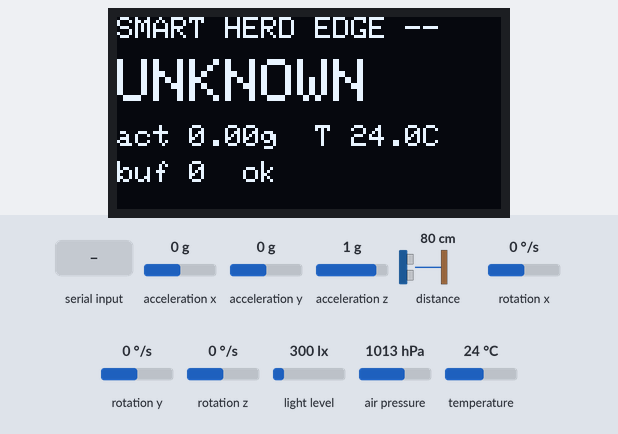
Simulated run of this sketch. Board: ESP32. Parts: 128×64 one-colour display. The inputs (shaded band) are chosen by the test bench; at power-on: acceleration x 0 g, acceleration y 0 g, acceleration z 1 g, distance to the obstacle 80 cm, rotation x 0 °/s, rotation y 0 °/s, rotation z 0 °/s, light level 300 lx, air pressure 1013 hPa, temperature 24 °C. Nothing arrives over Bluetooth unless stated; a phone connects over Bluetooth LE 3 s after start; what the sketch prints to the serial monitor is not drawn.

Above: at 3.3 s.
3.4 s: "r" received over Serial
At 13.3 s:
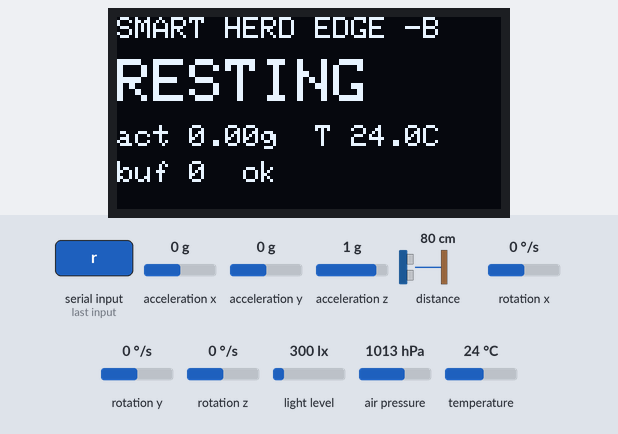
Timing chart, 0 to 13.6 s (numbered marks = the images above; inputs shaded):
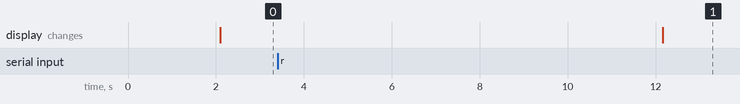

The sketch:

smart_herd_edge.ino
```cpp
// Smart Herd Edge - MYOSA collar firmware (v3)
//
// What changed from v2: v2 streamed every raw reading to the cloud every ~2 s
// and left all interpretation to the dashboard. v3 validates every sample on
// the collar, samples the IMU at 20 Hz, classifies behaviour locally
// (edge_core.h) and sends one compact summary per minute, plus immediate
// alerts. Wi-Fi/MQTT and BLE both carry the same payloads; summaries are
// buffered while offline and replayed with their original timestamps.
//
// Hardware (existing MYOSA kit): ESP32 motherboard, MPU6050 accel/gyro,
// BMP180 pressure/temperature, APDS9960 light/proximity, 0.96" SSD1306 OLED.
//
// Board: "ESP32 Dev Module", Partition Scheme: "Huge APP (3MB No OTA)"
// Serial commands (115200): c = re-calibrate standing posture, r = toggle raw debug

#include <Wire.h>
#include <WiFi.h>
#include <time.h>
#include <PubSubClient.h>
#include <Adafruit_MPU6050.h>
#include <Adafruit_BMP085.h>
#include <SparkFun_APDS9960.h>
#include <Adafruit_SSD1306.h>
#include <BLEDevice.h>
#include <BLEServer.h>
#include <BLE2902.h>

#include "config.h"
#include "edge_core.h"

// Nordic-UART-style service so any BLE terminal app can read the collar.
#define BLE_SERVICE_UUID "6e400001-b5a3-f393-e0a9-e50e24dcca9e"
#define BLE_TX_UUID      "6e400003-b5a3-f393-e0a9-e50e24dcca9e"

static Adafruit_MPU6050 mpu;
static Adafruit_BMP085 bmp;
static SparkFun_APDS9960 apds;
static Adafruit_SSD1306 oled(128, 64, &Wire, -1);
static WiFiClient wifi;
static PubSubClient mqtt(wifi);
static BLECharacteristic* bleTx = nullptr;
static bool bleConnected = false;

static herd::EdgeEngine engine;
static bool haveMpu = false, haveBmp = false, haveApds = false, haveOled = false;
static float lastTemp = NAN, lastPressure = NAN, lastProx = NAN, lastLight = NAN;
static uint8_t lastState = herd::kUnknown;
static float lastOdba = 0;
static uint8_t lastAlerts = 0;
static bool rawDebug = false;

// ---- store-and-forward ring buffer -------------------------------------
struct Pending { uint32_t t_ms; char json[200]; };
static Pending offline[OFFLINE_SLOTS];
static uint16_t offHead = 0, offCount = 0;

static void bufferOffline(uint32_t t_ms, const char* json) {
  Pending& p = offline[(offHead + offCount) % OFFLINE_SLOTS];
  p.t_ms = t_ms;
  strncpy(p.json, json, sizeof(p.json) - 1);
  p.json[sizeof(p.json) - 1] = 0;
  if (offCount < OFFLINE_SLOTS) offCount++;
  else offHead = (offHead + 1) % OFFLINE_SLOTS;  // drop oldest
}

// ---- BLE ----------------------------------------------------------------
class BleCallbacks : public BLEServerCallbacks {
  void onConnect(BLEServer*) override { bleConnected = true; }
  void onDisconnect(BLEServer* s) override {
    bleConnected = false;
    s->getAdvertising()->start();
  }
};

static void setupBle() {
  BLEDevice::init(COLLAR_ID);
  BLEServer* server = BLEDevice::createServer();
  server->setCallbacks(new BleCallbacks());
  BLEService* svc = server->createService(BLE_SERVICE_UUID);
  bleTx = svc->createCharacteristic(BLE_TX_UUID, BLECharacteristic::PROPERTY_NOTIFY);
  bleTx->addDescriptor(new BLE2902());
  svc->start();
  server->getAdvertising()->addServiceUUID(BLE_SERVICE_UUID);
  server->getAdvertising()->start();
}

static void bleSend(const char* msg) {
  if (!bleConnected || !bleTx) return;
  bleTx->setValue((uint8_t*)msg, strlen(msg));
  bleTx->notify();
}

// ---- Wi-Fi / MQTT ---------------------------------------------------------
static bool wifiEnabled() { return strlen(WIFI_SSID) > 0; }

static bool mqttReady() {
  if (!wifiEnabled() || WiFi.status() != WL_CONNECTED) return false;
  if (mqtt.connected()) return true;
  static uint32_t lastTry = 0;
  if (millis() - lastTry < 5000) return false;
  lastTry = millis();
  return mqtt.connect(COLLAR_ID, TB_DEVICE_TOKEN, nullptr);
}

// Epoch milliseconds for a millis() timestamp, 0 if NTP time is unknown.
static uint64_t epochMs(uint32_t t_ms) {
  time_t now = time(nullptr);
  if (now < 1700000000) return 0;
  return (uint64_t)now * 1000ULL - (uint64_t)(millis() - t_ms);
}

static bool publishTelemetry(uint32_t t_ms, const char* valuesJson) {
  if (!mqttReady()) return false;
  char msg[300];
  uint64_t ts = epochMs(t_ms);
  if (ts) snprintf(msg, sizeof msg, "{\"ts\":%llu,\"values\":%s}", (unsigned long long)ts, valuesJson);
  else snprintf(msg, sizeof msg, "%s", valuesJson);
  return mqtt.publish("v1/devices/me/telemetry", msg);
}

static void flushOffline() {
  while (offCount && mqttReady()) {
    Pending& p = offline[offHead];
    if (!publishTelemetry(p.t_ms, p.json)) break;
    offHead = (offHead + 1) % OFFLINE_SLOTS;
    offCount--;
  }
}

// ---- OLED -----------------------------------------------------------------
static void drawOled() {
  if (!haveOled) return;
  oled.clearDisplay();
  oled.setTextColor(SSD1306_WHITE);
  oled.setTextSize(1);
  oled.setCursor(0, 0);
  oled.print("SMART HERD EDGE ");
  oled.print(WiFi.status() == WL_CONNECTED ? "W" : "-");
  oled.print(bleConnected ? "B" : "-");
  oled.setTextSize(2);
  oled.setCursor(0, 14);
  oled.print(herd::stateName(lastState));
  oled.setTextSize(1);
  oled.setCursor(0, 36);
  oled.printf("act %.2fg  T %.1fC", lastOdba, isnan(lastTemp) ? 0.0f : lastTemp);
  oled.setCursor(0, 48);
  if (lastAlerts) oled.printf("ALERT 0x%02X", lastAlerts);
  else oled.printf("buf %u  ok", offCount);
  oled.display();
}

// ---- sensors --------------------------------------------------------------
static void calibrateStanding() {
  // Average gravity over 2 s while the animal stands still at fitting time.
  if (!haveMpu) return;
  float s[3] = {0, 0, 0};
  int n = 0;
  for (uint32_t t0 = millis(); millis() - t0 < 2000; n++) {
    sensors_event_t a, g, tmp;
    mpu.getEvent(&a, &g, &tmp);
    s[0] += a.acceleration.x; s[1] += a.acceleration.y; s[2] += a.acceleration.z;
    delay(1000 / IMU_HZ);
  }
  engine.setReference(s[0] / n, s[1] / n, s[2] / n);
  Serial.printf("[cal] standing reference set from %d samples\n", n);
}

static void readEnvironment() {
  if (haveBmp) {
    lastTemp = bmp.readTemperature();
    lastPressure = bmp.readPressure() / 1000.0f;  // Pa -> kPa
  }
  if (haveApds) {
    uint16_t light;
    uint8_t prox;
    lastLight = apds.readAmbientLight(light) ? light : NAN;
    lastProx = apds.readProximity(prox) ? prox : NAN;
  }
}

static void handleWindow(const herd::WindowResult& w) {
  lastState = w.state;
  lastOdba = w.odba_g;
  if (w.alerts) {
    lastAlerts = w.alerts;
    char msg[160];
    snprintf(msg, sizeof msg, "{\"alert\":%u,\"st\":\"%s\",\"pk\":%.2f,\"tC\":%.1f}", w.alerts,
             herd::stateName(w.state), w.peak_g, w.temp_c);
    Serial.printf("[alert] %s\n", msg);
    bleSend(msg);
    if (!publishTelemetry(w.t_end_ms, msg)) bufferOffline(w.t_end_ms, msg);  // alerts are never dropped
  }
  Serial.printf("[win] %s odba=%.3fg posture=%.0fdeg valid=%u/%u z=%.1f\n", herd::stateName(w.state),
                w.odba_g, w.posture_deg, w.n_valid, w.n_total, w.z);
  drawOled();
}

void setup() {
  Serial.begin(115200);
  Wire.begin(I2C_SDA, I2C_SCL);
  Wire.setClock(400000);

  haveMpu = mpu.begin(0x68) || mpu.begin(0x69);
  if (haveMpu) {
    mpu.setAccelerometerRange(MPU6050_RANGE_4_G);  // matches the 4 g validity limit
    mpu.setGyroRange(MPU6050_RANGE_500_DEG);
    mpu.setFilterBandwidth(MPU6050_BAND_21_HZ);    // anti-alias for 20 Hz sampling
  }
  haveBmp = bmp.begin();
  haveApds = apds.init() && apds.enableLightSensor(false) && apds.enableProximitySensor(false);
  haveOled = oled.begin(SSD1306_SWITCHCAPVCC, 0x3C);
  Serial.printf("[boot] MPU6050=%d BMP180=%d APDS9960=%d OLED=%d\n", haveMpu, haveBmp, haveApds, haveOled);

  setupBle();
  if (wifiEnabled()) {
    WiFi.begin(WIFI_SSID, WIFI_PASSWORD);
    configTime(0, 0, "pool.ntp.org");
    mqtt.setServer(TB_HOST, TB_PORT);
    mqtt.setBufferSize(512);
  }
  readEnvironment();
  calibrateStanding();
  drawOled();
}

void loop() {
  static uint32_t nextImu = 0, nextEnv = 0;
  uint32_t now = millis();

  if (Serial.available()) {
    char c = Serial.read();
    if (c == 'c') calibrateStanding();
    if (c == 'r') rawDebug = !rawDebug;
  }

  if ((int32_t)(now - nextEnv) >= 0) {
    nextEnv = now + ENV_PERIOD_MS;
    readEnvironment();
  }

  if ((int32_t)(now - nextImu) >= 0) {
    nextImu = now + 1000 / IMU_HZ;
    herd::Sample s;
    s.t_ms = now;
    if (haveMpu) {
      sensors_event_t a, g, tmp;
      mpu.getEvent(&a, &g, &tmp);
      s.ax = a.acceleration.x; s.ay = a.acceleration.y; s.az = a.acceleration.z;
      s.gx = g.gyro.x * 57.29578f; s.gy = g.gyro.y * 57.29578f; s.gz = g.gyro.z * 57.29578f;  // rad/s -> deg/s
    } else {
      s.ax = s.ay = s.az = s.gx = s.gy = s.gz = NAN;  // engine flags this as a dropout
    }
    s.temp_c = lastTemp; s.pressure_kpa = lastPressure;
    s.proximity = lastProx; s.light = lastLight;
    if (rawDebug)
      Serial.printf("%lu,%.2f,%.2f,%.2f,%.1f,%.1f,%.1f,%.1f,%.2f,%.0f,%.0f\n", (unsigned long)now, s.ax, s.ay,
                    s.az, s.gx, s.gy, s.gz, s.temp_c, s.pressure_kpa, s.proximity, s.light);

    herd::WindowResult w;
    if (engine.push(s, &w)) handleWindow(w);

    herd::Summary sum;
    if (engine.popSummary(&sum, SUMMARY_PERIOD_MS)) {
      char json[200];
      herd::EdgeEngine::summaryJson(sum, json, sizeof json);
      Serial.printf("[summary] %s\n", json);
      bleSend(json);
      flushOffline();
      if (!publishTelemetry(sum.t_end_ms, json)) bufferOffline(sum.t_end_ms, json);
      lastAlerts = sum.alerts;
      drawOled();
    }
  }

  if (wifiEnabled()) mqtt.loop();
}
```

config.h
```cpp
// config.h - per-deployment settings for the Smart Herd Edge collar.
// Fill these in before flashing. Never commit real credentials.
#pragma once

// ---- Wi-Fi / ThingsBoard (leave WIFI_SSID empty for BLE-only operation) ----
#define WIFI_SSID          ""
#define WIFI_PASSWORD      ""
#define TB_HOST            "thingsboard.cloud"
#define TB_PORT            1883
#define TB_DEVICE_TOKEN    ""            // ThingsBoard device access token

// ---- Identity ----
#define COLLAR_ID          "herd-collar-01"

// ---- Sampling ----
#define IMU_HZ             20            // MPU6050 sampling rate fed to the edge engine
#define ENV_PERIOD_MS      2000          // BMP180 + APDS9960 read period
#define SUMMARY_PERIOD_MS  60000         // one radio message per minute

// ---- I2C (MYOSA motherboard, ESP32 default bus) ----
#define I2C_SDA            21
#define I2C_SCL            22

// ---- Store-and-forward buffer (minute summaries kept while offline) ----
#define OFFLINE_SLOTS      180           // 3 hours
```

Source omitted: edge_core.h (15825 bytes)
